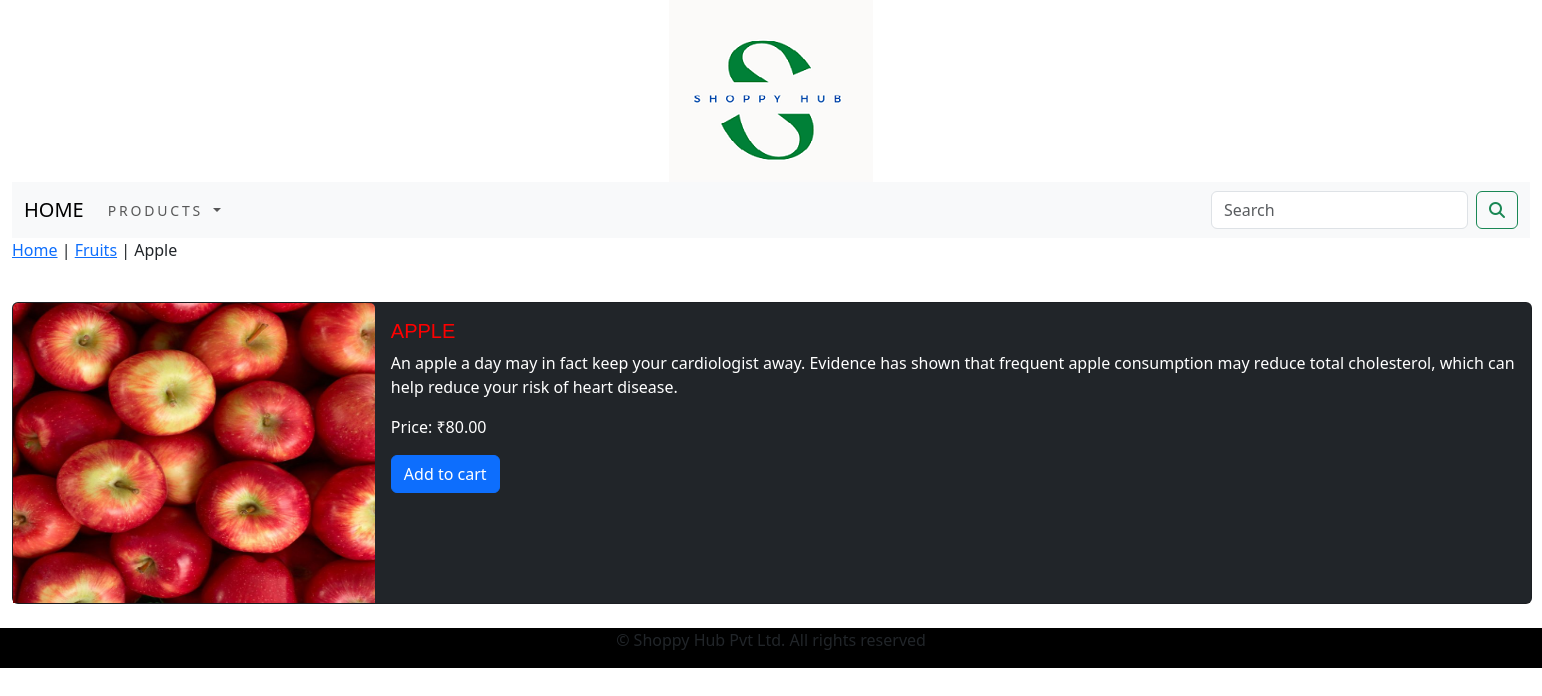
Screenshot of /fruits/apple with the database file from the repository.
### appShopping/models.py (models this page shows, shortened)
class product(models.Model):
    name = models.CharField(max_length=150, unique=True)
    slug = models.SlugField(max_length=150, unique=True)
    description = models.TextField(blank=True)
    price = models.DecimalField(max_digits=10, decimal_places=2)
    category = models.ForeignKey(category,on_delete=models.CASCADE)
    image = models.ImageField(upload_to='product', blank=True)
    stock = models.IntegerField()
    available = models.BooleanField(default=True)
    created = models.DateTimeField(auto_now_add=True)
    update = models.DateTimeField(auto_now=True)
    class Meta:
        ordering = ('name',)
        verbose_name = 'product'
        verbose_name_plural = 'products'

class category(models.Model):
    name = models.CharField(max_length=150, unique=True)
    slug = models.SlugField(max_length=200, unique=True)
    description = models.TextField()
    image = models.ImageField(upload_to='category', blank=True)
    class Meta:
        ordering = ('name',)
        verbose_name = 'category'
        verbose_name_plural = 'categories'
    def get_url(self):
        return reverse('appShopping:allProductsCat', args=[str(self.slug)])
    def __str__(self):
        return '{}'.format(self.name)

### appShopping/views.py (the view)
# urls.py: path('<slug:c_slug>/<slug:p_slug>',views.allProducts, name='detailsProduct'),
def allProducts(request, c_slug, p_slug):
    try:
        products = product.objects.get(category__slug=c_slug, slug=p_slug)
    except Exception as e:
        raise e
    return render(request,'product.html',{'product':products})

### appCart/context_processors.py (called while the page is built)
def counter(request):
    item_count = 0
    if 'admin' in request.path:
        return  {}
    else:
        try:
            cartObjects = cart.objects.filter(cart_id=_cart_id(request))
            cartItems = cart_items.objects.all().filter(cart=cartObjects[:1])
            for items in cartItems:
                item_count += items.quantity
        except cart.DoesNotExist:
            item_count = 0
    return dict(item_count=item_count)

### appCart/views.py (called while the page is built)
def _cart_id(request):
    cart_id=request.session.session_key
    if not cart:
        cart_id=request.session.create()
    return cart_id

### appShopping/context_processors.py (called while the page is built)
def menu_links(request):
    links = category.objects.all()
    return dict(links=links)

### templates/product.html (shortened to what this page needs)
{% extends 'base.html' %}
{% load static %}
{% block content %}
<div>
    <div>
        <p>
            <a href="{% url 'appShopping:allCategory' %}">Home</a> |
            <a href="{{product.category.get_url}}">{{product.category}}</a> |
            <a> {{product.name}}</a>
        </p>
    </div>
</div>
<br>
<div class="row">
    <div class="col-md-8 mb-4">
    <div class="card text-bg-dark" style="width: 95rem;">
      <img src="{{product.image.url}}" class="card-img-top" alt="{{product.name}}">
      <div class="card-body">
        <h5 class="card-title p-title">{{product.name}}</h5>
        <p class="card-text">{{product.description}}</p>
        <p class="card-text">Price: ₹{{product.price}}</p>
        <a href="{% url 'appCart:add_cart' product.id %}" class="btn btn-primary">Add to cart</a>
      </div>
    </div>
    </div>
</div>
{% endblock %}

### static/css/custom.css (style rules this page uses)
.row .card .p-title { color: red; font-size: 20px; text-transform: uppercase; font-family: Helvetica; }

### templates/product.html (style rules this page uses)
.card { flex-direction: row; }
.card img { width: 30%; height: 300px }

### rows the page displays
product: category "Fruits", name "Apple", image (picture), name "APPLE", description "An apple a day may in fact keep your cardiologist away. Evidence has shown that frequent apple consumption may reduce total cholesterol, which can help reduce your risk of heart disease.", price "80.00"
